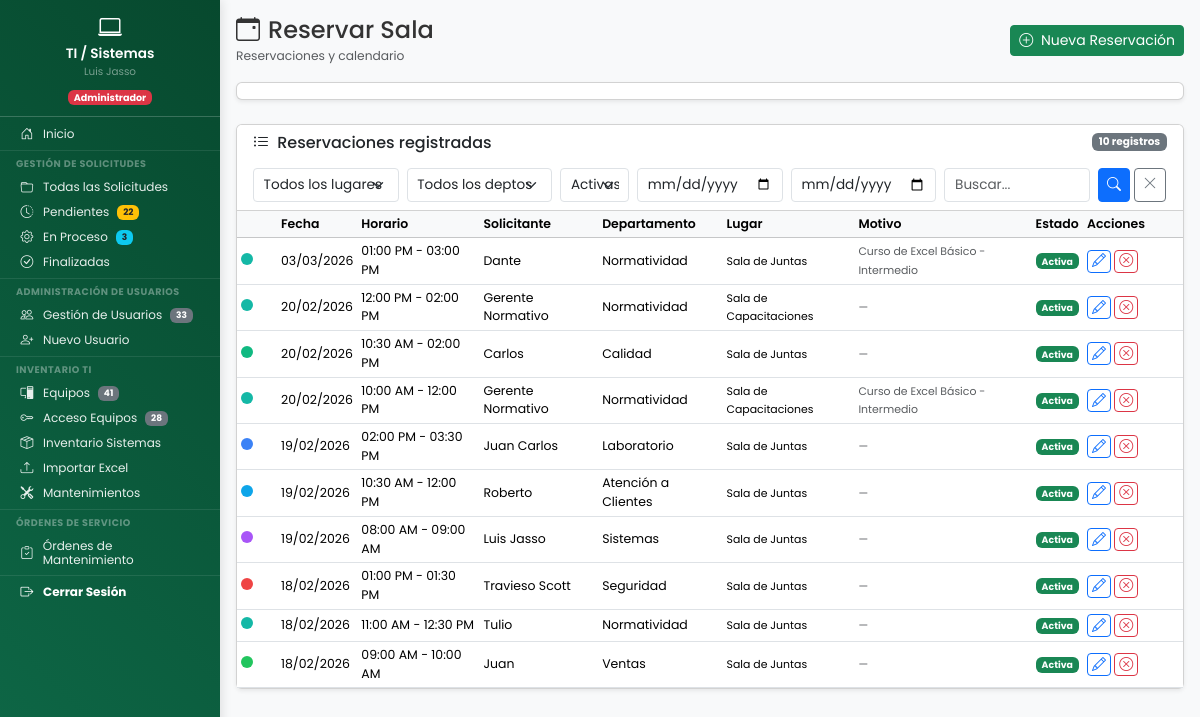
Page /dashboard/reservaciones/reservaciones_sala.php (signed in) on the committed database.
### tables this page shows
CREATE TABLE `reservaciones_sala` (
  `id` int(11) NOT NULL,
  `solicitante_nombre` varchar(200) NOT NULL COMMENT 'Nombre del solicitante',
  `departamento` varchar(100) NOT NULL COMMENT 'Departamento del solicitante',
  `departamento_id` int(11) DEFAULT NULL COMMENT 'FK a tabla departamentos',
  `lugar` enum('sala_juntas','sala_capacitaciones') NOT NULL DEFAULT 'sala_juntas',
  `motivo` varchar(255) DEFAULT NULL,
  `usuario_id` int(11) NOT NULL COMMENT 'FK al usuario que creó la reservación',
  `fecha_reservacion` date NOT NULL COMMENT 'Fecha de la reservación',
  `hora_inicio` time NOT NULL COMMENT 'Hora de inicio (formato 24h: HH:MM:SS)',
  `hora_fin` time NOT NULL COMMENT 'Hora de término (formato 24h: HH:MM:SS)',
  `estado` enum('activa','cancelada') NOT NULL DEFAULT 'activa' COMMENT 'Estado de la reservación',
  `cancelado_por` int(11) DEFAULT NULL COMMENT 'ID del usuario que canceló',
  `motivo_cancelacion` text DEFAULT NULL COMMENT 'Razón de la cancelación',
  `fecha_cancelacion` datetime DEFAULT NULL COMMENT 'Cuándo se canceló',
  `fecha_creacion` datetime NOT NULL DEFAULT current_timestamp(),
  `fecha_actualizacion` datetime NOT NULL DEFAULT current_timestamp() ON UPDATE current_timestamp()
);

CREATE TABLE `departamentos` (
  `id` int(11) NOT NULL,
  `codigo` varchar(50) NOT NULL COMMENT 'Código único (ej: mantenimiento, sistemas)',
  `nombre` varchar(100) NOT NULL COMMENT 'Nombre completo para mostrar',
  `activo` tinyint(1) DEFAULT 1,
  `fecha_creacion` timestamp NOT NULL DEFAULT current_timestamp()
);

### includes/reservaciones/reservaciones_funciones.php (called while the page is built, shortened)
<?php
function obtener_nombre_lugar($codigo) {
    $lugares = [
        'sala_juntas'         => 'Sala de Juntas',
        'sala_capacitaciones' => 'Sala de Capacitaciones'
    ];
    return $lugares[$codigo] ?? $codigo;
}
function obtener_reservaciones_lista($filtros = []) {
    $pdo = conectarDB();
    $where = ["1=1"];
    $params = [];
    if (!empty($filtros['estado'])) {
        $where[] = "r.estado = :estado";
        $params[':estado'] = $filtros['estado'];
    } else {
        $where[] = "r.estado = 'activa'";
    }
    $where_sql = implode(' AND ', $where);
    $pagina = max(1, (int)($filtros['pagina'] ?? 1));
    $por_pagina = (int)($filtros['por_pagina'] ?? 15);
    $offset = ($pagina - 1) * $por_pagina;
    $stmt_count = $pdo->prepare("SELECT COUNT(*) as total FROM reservaciones_sala r WHERE {$where_sql}");
    $stmt_count->execute($params);
    $total = $stmt_count->fetch(PDO::FETCH_ASSOC)['total'];
    $stmt = $pdo->prepare("
        SELECT r.*, d.nombre AS departamento_nombre,
               COALESCE(c.color_hex, '#95A5A6') AS color_hex,
               COALESCE(c.color_texto, '#FFFFFF') AS color_texto
        FROM reservaciones_sala r
        LEFT JOIN departamentos d ON r.departamento_id = d.id
        LEFT JOIN colores_departamento c ON r.departamento_id = c.departamento_id
        WHERE {$where_sql}
        ORDER BY r.fecha_reservacion DESC, r.hora_inicio DESC
        LIMIT {$por_pagina} OFFSET {$offset}
    ");
    $stmt->execute($params);
    return [
        'reservaciones' => $stmt->fetchAll(PDO::FETCH_ASSOC),
        'total' => $total, 'pagina' => $pagina,
        'por_pagina' => $por_pagina,
        'total_paginas' => ceil($total / $por_pagina)
    ];
}
function puede_modificar_reservacion($reservacion, $usuario_id, $departamento) {
    $depto = strtolower(trim($departamento));
    if ((int)$reservacion['usuario_id'] === (int)$usuario_id) return true;
    if ($depto === 'sistemas') return true;
    return false;
}
function formatear_hora_12h($hora_24h) {
    return date('h:i A', strtotime($hora_24h));
}

### dashboard/reservaciones/reservaciones_sala.php (the view, shortened to what this page needs)
<?php
require_once __DIR__ . '/../../includes/functions.php';
require_once __DIR__ . '/../../includes/reservaciones/reservaciones_funciones.php';
$filtros = [
    'estado' => $_GET['estado'] ?? 'activa',
    'departamento_id' => $_GET['departamento_id'] ?? '',
    'lugar' => $_GET['lugar'] ?? '',
    'fecha_desde' => $_GET['fecha_desde'] ?? '',
    'fecha_hasta' => $_GET['fecha_hasta'] ?? '',
    'busqueda' => $_GET['busqueda'] ?? '',
    'pagina' => $_GET['pagina'] ?? 1,
    'por_pagina' => 15
];
$resultado = obtener_reservaciones_lista($filtros);
$reservaciones = $resultado['reservaciones'];
$total_registros = $resultado['total'];
$usuario_id = $_SESSION['usuario_id'];
$departamento_usuario = $_SESSION['departamento'] ?? '';
?>
<!DOCTYPE html>
<html lang="es">
<head>
    <link href="https://cdn.jsdelivr.net/npm/bootstrap@5.3.2/dist/css/bootstrap.min.css" rel="stylesheet">
    <link rel="stylesheet" href="https://cdn.jsdelivr.net/npm/bootstrap-icons@1.11.1/font/bootstrap-icons.css">
    <link rel="stylesheet" href="<?php echo URL_BASE; ?>assets/css/dashboard.css">
    <link rel="stylesheet" href="<?php echo URL_BASE; ?>assets/css/base/variables.css">
    <link rel="stylesheet" href="<?php echo URL_BASE; ?>assets/css/components/sidebar.css">
    <link rel="stylesheet" href="<?php echo URL_BASE; ?>assets/css/components/hamburger.css">
    <link rel="stylesheet" href="<?php echo URL_BASE; ?>assets/css/layouts/dashboard-layout.css">
    <link rel="stylesheet" href="<?php echo URL_BASE; ?>assets/css/utilities/responsive.css">
    <link href="https://cdn.jsdelivr.net/npm/fullcalendar@6.1.15/index.global.min.css" rel="stylesheet">
    <link rel="stylesheet" href="<?php echo URL_BASE; ?>assets/css/reservaciones.css">
</head>
<body>
    <div class="dashboard-container">
        <?php
        $depto = strtolower(trim($_SESSION['departamento'] ?? ''));
        if ($depto === 'sistemas') { include __DIR__ . '/../../includes/sidebar/sidebar_ti.php'; }
        elseif ($depto === 'mantenimiento') { include __DIR__ . '/../../includes/sidebar/sidebar_mantenimiento.php'; }
        elseif (function_exists('es_usuario_gth') && es_usuario_gth()) { include __DIR__ . '/../../includes/sidebar/sidebar_gth.php'; }
        elseif (function_exists('es_usuario_colaborativo') && es_usuario_colaborativo()) { include __DIR__ . '/../../includes/sidebar/sidebar_colaborativo.php'; }
        else { include __DIR__ . '/../../includes/sidebar/sidebar_normal.php'; }
        ?>
        <main class="main-content">
            <div class="container-fluid p-3">
                <div class="d-flex justify-content-between align-items-center mb-3">
                    <div>
                        <h4 class="mb-0"><i class="bi bi-calendar-event me-2"></i>Reservar Sala</h4>
                        <small class="text-muted">Reservaciones y calendario</small>
                    </div>
                    <a href="<?php echo URL_BASE; ?>dashboard/reservaciones/nueva_reservacion.php" class="btn btn-success btn-sm">
                        <i class="bi bi-plus-circle me-1"></i> Nueva Reservación
                    </a>
                </div>
                <div class="card mb-4 shadow-sm">
                    <div class="card-body p-2">
                    </div>
                </div>
                <div class="card shadow-sm">
                    <div class="card-header bg-white py-2">
                        <div class="d-flex justify-content-between align-items-center flex-wrap gap-2">
                            <h6 class="mb-0"><i class="bi bi-list-ul me-1"></i> Reservaciones registradas</h6>
                            <span class="badge bg-secondary"><?php echo $total_registros; ?> registros</span>
                        </div>
                        <form method="GET" class="row g-2 mt-2">
                            <div class="col-md-2">
                                <select name="lugar" class="form-select form-select-sm">
                                    <option value="">Todos los lugares</option>
                                </select>
                            </div>
                            <div class="col-md-2">
                                <select name="departamento_id" class="form-select form-select-sm">
                                    <option value="">Todos los deptos</option>
                                </select>
                            </div>
                            <div class="col-md-1">
                                <select name="estado" class="form-select form-select-sm">
                                    <option value="activa" <?php echo $filtros['estado'] === 'activa' ? 'selected' : ''; ?>>Activas</option>
                                </select>
                            </div>
                            <div class="col-md-2"><input type="date" name="fecha_desde" class="form-control form-control-sm" value="<?php echo $filtros['fecha_desde']; ?>"></div>
                            <div class="col-md-2"><input type="date" name="fecha_hasta" class="form-control form-control-sm" value="<?php echo $filtros['fecha_hasta']; ?>"></div>
                            <div class="col-md-2"><input type="text" name="busqueda" class="form-control form-control-sm" value="<?php echo htmlspecialchars($filtros['busqueda']); ?>" placeholder="Buscar..."></div>
                            <div class="col-md-1 d-flex gap-1">
                                <button type="submit" class="btn btn-primary btn-sm"><i class="bi bi-search"></i></button>
                                <a href="<?php echo URL_BASE; ?>dashboard/reservaciones/reservaciones_sala.php" class="btn btn-outline-secondary btn-sm"><i class="bi bi-x-lg"></i></a>
                            </div>
                        </form>
                    </div>
                    <div class="card-body p-0">
                        <div class="table-responsive">
                            <table class="table table-hover table-sm mb-0">
                                <thead class="table-light">
                                    <tr>
                                        <th style="width:40px"></th>
                                        <th>Fecha</th>
                                        <th>Horario</th>
                                        <th>Solicitante</th>
                                        <th>Departamento</th>
                                        <th>Lugar</th>
                                        <th>Motivo</th>
                                        <th>Estado</th>
                                        <th style="width:100px">Acciones</th>
                                    </tr>
                                </thead>
                                <tbody>
                                    <?php if (empty($reservaciones)): ?>
                                    <tr><td colspan="9" class="text-center text-muted py-4"><i class="bi bi-calendar-x fs-3 d-block mb-2"></i>No hay reservaciones</td></tr>
                                    <?php else: ?>
                                    <?php foreach ($reservaciones as $r): ?>
                                    <tr>
                                        <td><span class="d-inline-block rounded-circle" style="width:12px;height:12px;background-color:<?php echo $r['color_hex']; ?>"></span></td>
                                        <td><?php echo date('d/m/Y', strtotime($r['fecha_reservacion'])); ?></td>
                                        <td><?php echo formatear_hora_12h($r['hora_inicio']); ?> - <?php echo formatear_hora_12h($r['hora_fin']); ?></td>
                                        <td><?php echo htmlspecialchars($r['solicitante_nombre']); ?></td>
                                        <td><?php echo htmlspecialchars($r['departamento_nombre'] ?? ucfirst($r['departamento'])); ?></td>
                                        <td><small><?php echo obtener_nombre_lugar($r['lugar'] ?? 'sala_juntas'); ?></small></td>
                                        <td><small class="text-muted"><?php echo htmlspecialchars($r['motivo'] ?? '—'); ?></small></td>
                                        <td>
                                            <?php if ($r['estado'] === 'activa'): ?><span class="badge bg-success">Activa</span>
                                            <?php else: ?><span class="badge bg-danger">Cancelada</span><?php endif; ?>
                                        </td>
                                        <td>
                                            <?php if ($r['estado'] === 'activa' && puede_modificar_reservacion($r, $usuario_id, $departamento_usuario)): ?>
                                            <a href="<?php echo URL_BASE; ?>dashboard/reservaciones/editar_reservacion.php?id=<?php echo $r['id']; ?>" class="btn btn-outline-primary btn-sm py-0 px-1" title="Editar"><i class="bi bi-pencil"></i></a>
                                            <button class="btn btn-outline-danger btn-sm py-0 px-1 btn-cancelar-reservacion" data-id="<?php echo $r['id']; ?>" data-solicitante="<?php echo htmlspecialchars($r['solicitante_nombre']); ?>" title="Cancelar"><i class="bi bi-x-circle"></i></button>
                                            <?php endif; ?>
                                        </td>
                                    </tr>
                                    <?php endforeach; ?>
                                    <?php endif; ?>
                                </tbody>
                            </table>
                        </div>
                    </div>
                </div>
            </div>
        </main>
    </div>
</body>
</html>

### assets/css/dashboard.css (style rules this page uses)
:root { --primary-color: #4158d0; --secondary-color: #c850c0; --gradient: linear-gradient(-135deg, #07492E, #0E6847); --gradient-hover: linear-gradient(-135deg, #1B3321, #04CF85); --sidebar-width: 220px; --navbar-height: 50px; }
body { font-family: 'Poppins', 'Segoe UI', Tahoma, Geneva, Verdana, sans-serif; background-color: #f8f9fa; overflow-x: hidden; font-size: 0.875rem; }
.dashboard-container { display: flex; min-height: 100vh; }
.main-content { margin-left: var(--sidebar-width); width: calc(100% - var(--sidebar-width)); min-height: 100vh; transition: all 0.3s ease; }
.form-control, .form-select { font-size: 0.85rem; padding: 0.35rem 0.6rem; }

### assets/css/base/variables.css (style rules this page uses)
:root { --color-primary: #4158d0; --color-secondary: #c850c0; --color-success: #198754; --color-warning: #ffc107; --color-danger: #dc3545; --color-info: #0dcaf0; --color-brand-dark: #07492E; --color-brand-light: #0E6847; --color-brand-hover-dark: #1B3321; --color-brand-hover-light: #04CF85; --gradient-primary: linear-gradient(-135deg, #07492E, #0E6847); --gradient-primary-hover: linear-gradient(-135deg, #1B3321, #04CF85); --gradient-purple: linear-gradient(135deg, #667eea 0%, #764ba2 100%); --gradient-green: linear-gradient(135deg, #2ecc71 0%, #27ae60 100%); --bg-body: #f8f9fa; --bg-card: #ffffff; --bg-sidebar: var(--gradient-primary); --bg-overlay: rgba(0, 0, 0, 0.5); --text-primary: #333333; --text-secondary: #6c757d; --text-muted: #adb5bd; --text-white: #ffffff; --text-dark: #212529; --border-color: #dee2e6; --border-color-light: #e9ecef; --border-radius-sm: 4px; --border-radius: 8px; --border-radius-lg: 10px; --border-radius-xl: 15px; --border-radius-pill: 50px; --shadow-sm: 0 1px 2px rgba(0, 0, 0, 0.08); --shadow: 0 2px 4px rgba(0, 0, 0, 0.1); --shadow-md: 0 4px 8px rgba(0, 0, 0, 0.12); --shadow-lg: 0 8px 16px rgba(0, 0, 0, 0.15); --shadow-sidebar: 2px 0 10px rgba(0, 0, 0, 0.1); --sidebar-width: 220px; --sidebar-width-collapsed: 0px; --navbar-height: 50px; --transition-fast: 0.15s ease; --transition-normal: 0.3s ease; --transition-slow: 0.5s ease; --z-dropdown: 100; --z-sticky: 500; --z-sidebar: 1000; --z-overlay: 1040; --z-modal: 1050; --z-hamburger: 1060; --z-toast: 1100; --font-family: 'Poppins', 'Segoe UI', Tahoma, Geneva, Verdana, sans-serif; --font-size-xs: 0.65rem; --font-size-sm: 0.75rem; --font-size-base: 0.875rem; --font-size-md: 0.85rem; --font-size-lg: 1rem; --font-size-xl: 1.25rem; --font-size-2xl: 1.5rem; --spacing-xs: 0.25rem; --spacing-sm: 0.5rem; --spacing-md: 1rem; --spacing-lg: 1.5rem; --spacing-xl: 2rem; }

### assets/css/layouts/dashboard-layout.css (style rules this page uses)
body { font-family: var(--font-family); background-color: var(--bg-body); overflow-x: hidden; font-size: var(--font-size-base); color: var(--text-primary); line-height: 1.5; }
.dashboard-container { display: flex; min-height: 100vh; width: 100%; }
.main-content { margin-left: var(--sidebar-width); width: calc(100% - var(--sidebar-width)); min-height: 100vh; transition: margin-left var(--transition-normal), width var(--transition-normal); background-color: var(--bg-body); }

### assets/css/reservaciones.css (style rules this page uses)
.table th { font-size: 0.78rem; font-weight: 600; white-space: nowrap; }
.table td { font-size: 0.78rem; vertical-align: middle; }

### rows in the picture
reservaciones_sala: fecha_reservacion "03/03/2026", hora_inicio "01:00 PM", hora_fin "03:00 PM", solicitante_nombre "Dante", departamento.nombre "Normatividad", lugar "Sala de Juntas", motivo "Curso de Excel Básico - Intermedio", estado "Activa"
reservaciones_sala: fecha_reservacion "20/02/2026", hora_inicio "12:00 PM", hora_fin "02:00 PM", solicitante_nombre "Gerente Normativo", departamento.nombre "Normatividad", lugar "Sala de Capacitaciones", motivo "—", estado "Activa"
reservaciones_sala: fecha_reservacion "20/02/2026", hora_inicio "10:30 AM", hora_fin "02:00 PM", solicitante_nombre "Carlos", departamento.nombre "Calidad", lugar "Sala de Juntas", motivo "—", estado "Activa"
reservaciones_sala: fecha_reservacion "20/02/2026", hora_inicio "10:00 AM", hora_fin "12:00 PM", solicitante_nombre "Gerente Normativo", departamento.nombre "Normatividad", lugar "Sala de Capacitaciones", motivo "Curso de Excel Básico - Intermedio", estado "Activa"
reservaciones_sala: fecha_reservacion "19/02/2026", hora_inicio "02:00 PM", hora_fin "03:30 PM", solicitante_nombre "Juan Carlos", departamento.nombre "Laboratorio", lugar "Sala de Juntas", motivo "—", estado "Activa"
reservaciones_sala: fecha_reservacion "19/02/2026", hora_inicio "10:30 AM", hora_fin "12:00 PM", solicitante_nombre "Roberto", departamento.nombre "Atención a Clientes", lugar "Sala de Juntas", motivo "—", estado "Activa"
reservaciones_sala: fecha_reservacion "19/02/2026", hora_inicio "08:00 AM", hora_fin "09:00 AM", solicitante_nombre "Luis Jasso", departamento.nombre "Sistemas", lugar "Sala de Juntas", motivo "—", estado "Activa"
reservaciones_sala: fecha_reservacion "18/02/2026", hora_inicio "01:00 PM", hora_fin "01:30 PM", solicitante_nombre "Travieso Scott", departamento.nombre "Seguridad", lugar "Sala de Juntas", motivo "—", estado "Activa"
reservaciones_sala: fecha_reservacion "18/02/2026", hora_inicio "11:00 AM", hora_fin "12:30 PM", solicitante_nombre "Tulio", departamento.nombre "Normatividad", lugar "Sala de Juntas", motivo "—", estado "Activa"
reservaciones_sala: fecha_reservacion "18/02/2026", hora_inicio "09:00 AM", hora_fin "10:00 AM", solicitante_nombre "Juan", departamento.nombre "Ventas", lugar "Sala de Juntas", motivo "—", estado "Activa"

### other values in the picture
$_SESSION['nombre_completo'] "Luis Jasso"
$stats_sidebar['pendientes'] "22"
$stats_sidebar['en_proceso'] "3"
$total_usuarios "33"
$total_equipos "41"
$total_acceso "28"
$total_registros "10"
